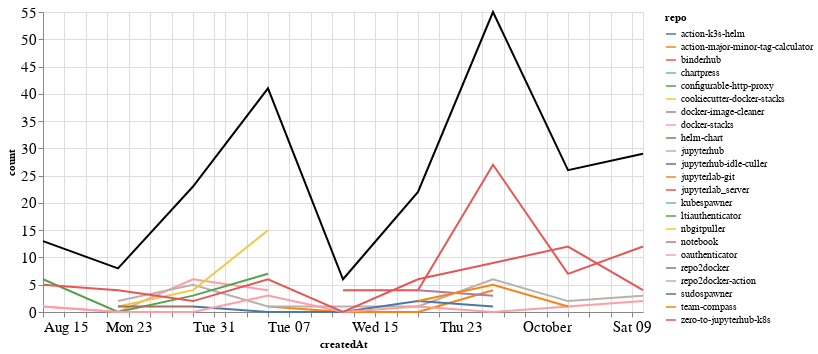

The cell this chart's notebook holds for it:
### Markdown cell above
### Comments

### Code cell
comments_time = comments.groupby('repo').resample('W', on='createdAt').count()['author'].reset_index()
comments_time = comments_time.rename(columns={'author': 'count'})
comments_time_total = comments_time.groupby('createdAt').agg({"count": "sum"}).reset_index()
ch1 = alt.Chart(comments_time, width=600).mark_line().encode(
    x='createdAt',
    y='count',
    color='repo',
    tooltip="repo"
)

ch2 = alt.Chart(comments_time_total, width=600).mark_line(color="black").encode(
    x='createdAt',
    y='count',
)

ch1 + ch2

### Figure 1 — Vega-Lite specification as saved in the notebook (floating-point values rounded to 4 significant figures)
{"config": {"axisLeft": {"labelFontSize": 15}, "axisBottom": {"labelFontSize": 15}}, "layer": [{"data": {"name": "data-8655f3ac8dda96cbeec4f3d735f1cfe3"}, "mark": "line", "encoding": {"color": {"type": "nominal", "field": "repo"}, "tooltip": {"type": "nominal", "field": "repo"}, "x": {"type": "temporal", "field": "createdAt"}, "y": {"type": "quantitative", "field": "count"}}, "width": 600}, {"data": {"name": "data-e594398809feaa56b55dc7562d1c7ab4"}, "mark": {"type": "line", "color": "black"}, "encoding": {"x": {"type": "temporal", "field": "createdAt"}, "y": {"type": "quantitative", "field": "count"}}, "width": 600}], "$schema": "https://vega.github.io/schema/vega-lite/v4.8.1.json", "datasets": {"data-8655f3ac8dda96cbeec4f3d735f1cfe3": [{"repo": "action-k3s-helm", "createdAt": "2021-10-10T00:00:00", "count": 5}, {"repo": "action-major-minor-tag-calculator", "createdAt": "2021-09-05T00:00:00", "count": 1}, {"repo": "action-major-minor-tag-calculator", "createdAt": "2021-09-12T00:00:00", "count": 0}, {"repo": "action-major-minor-tag-calculator", "createdAt": "2021-09-19T00:00:00", "count": 0}, {"repo": "action-major-minor-tag-calculator", "createdAt": "2021-09-26T00:00:00", "count": 4}, {"repo": "binderhub", "createdAt": "2021-09-12T00:00:00", "count": 4}, {"repo": "binderhub", "createdAt": "2021-09-19T00:00:00", "count": 4}, {"repo": "binderhub", "createdAt": "2021-09-26T00:00:00", "count": 27}, {"repo": "binderhub", "createdAt": "2021-10-03T00:00:00", "count": 7}, {"repo": "binderhub", "createdAt": "2021-10-10T00:00:00", "count": 12}, {"repo": "chartpress", "createdAt": "2021-09-05T00:00:00", "count": 2}, {"repo": "configurable-http-proxy", "createdAt": "2021-09-19T00:00:00", "count": 2}, {"repo": "cookiecutter-docker-stacks", "createdAt": "2021-09-05T00:00:00", "count": 1}, {"repo": "docker-image-cleaner", "createdAt": "2021-09-19T00:00:00", "count": 4}, {"repo": "docker-image-cleaner", "createdAt": "2021-09-26T00:00:00", "count": 3}, {"repo": "docker-stacks", "createdAt": "2021-08-15T00:00:00", "count": 1}, {"repo": "docker-stacks", "createdAt": "2021-08-22T00:00:00", "count": 0}, {"repo": "docker-stacks", "createdAt": "2021-08-29T00:00:00", "count": 6}, {"repo": "docker-stacks", "createdAt": "2021-09-05T00:00:00", "count": 4}, {"repo": "helm-chart", "createdAt": "2021-10-10T00:00:00", "count": 1}, {"repo": "jupyterhub", "createdAt": "2021-08-22T00:00:00", "count": 2}, {"repo": "jupyterhub", "createdAt": "2021-08-29T00:00:00", "count": 5}, {"repo": "jupyterhub", "createdAt": "2021-09-05T00:00:00", "count": 1}, {"repo": "jupyterhub", "createdAt": "2021-09-12T00:00:00", "count": 1}, {"repo": "jupyterhub", "createdAt": "2021-09-19T00:00:00", "count": 1}, {"repo": "jupyterhub", "createdAt": "2021-09-26T00:00:00", "count": 6}, {"repo": "jupyterhub", "createdAt": "2021-10-03T00:00:00", "count": 2}, {"repo": "jupyterhub", "createdAt": "2021-10-10T00:00:00", "count": 3}, {"repo": "jupyterhub-idle-culler", "createdAt": "2021-08-29T00:00:00", "count": 1}, {"repo": "jupyterhub-idle-culler", "createdAt": "2021-09-05T00:00:00", "count": 0}, {"repo": "jupyterhub-idle-culler", "createdAt": "2021-09-12T00:00:00", "count": 0}, {"repo": "jupyterhub-idle-culler", "createdAt": "2021-09-19T00:00:00", "count": 2}, {"repo": "jupyterhub-idle-culler", "createdAt": "2021-09-26T00:00:00", "count": 1}, {"repo": "jupyterlab-git", "createdAt": "2021-10-03T00:00:00", "count": 2}, {"repo": "jupyterlab_server", "createdAt": "2021-10-03T00:00:00", "count": 1}, {"repo": "kubespawner", "createdAt": "2021-10-10T00:00:00", "count": 2}, {"repo": "ltiauthenticator", "createdAt": "2021-08-15T00:00:00", "count": 6}, {"repo": "ltiauthenticator", "createdAt": "2021-08-22T00:00:00", "count": 0}, {"repo": "ltiauthenticator", "createdAt": "2021-08-29T00:00:00", "count": 3}, {"repo": "ltiauthenticator", "createdAt": "2021-09-05T00:00:00", "count": 7}, {"repo": "nbgitpuller", "createdAt": "2021-08-22T00:00:00", "count": 1}, {"repo": "nbgitpuller", "createdAt": "2021-08-29T00:00:00", "count": 4}, {"repo": "nbgitpuller", "createdAt": "2021-09-05T00:00:00", "count": 15}, {"repo": "notebook", "createdAt": "2021-08-29T00:00:00", "count": 1}, {"repo": "oauthenticator", "createdAt": "2021-08-15T00:00:00", "count": 1}, {"repo": "oauthenticator", "createdAt": "2021-08-22T00:00:00", "count": 0}, {"repo": "oauthenticator", "createdAt": "2021-08-29T00:00:00", "count": 0}, {"repo": "oauthenticator", "createdAt": "2021-09-05T00:00:00", "count": 3}, {"repo": "oauthenticator", "createdAt": "2021-09-12T00:00:00", "count": 0}, {"repo": "oauthenticator", "createdAt": "2021-09-19T00:00:00", "count": 1}, {"repo": "oauthenticator", "createdAt": "2021-09-26T00:00:00", "count": 0}, {"repo": "oauthenticator", "createdAt": "2021-10-03T00:00:00", "count": 1}, {"repo": "oauthenticator", "createdAt": "2021-10-10T00:00:00", "count": 2}, {"repo": "repo2docker", "createdAt": "2021-08-22T00:00:00", "count": 1}, {"repo": "repo2docker", "createdAt": "2021-08-29T00:00:00", "count": 1}, {"repo": "repo2docker-action", "createdAt": "2021-09-05T00:00:00", "count": 1}, {"repo": "sudospawner", "createdAt": "2021-09-12T00:00:00", "count": 1}, {"repo": "team-compass", "createdAt": "2021-09-19T00:00:00", "count": 2}, {"repo": "team-compass", "createdAt": "2021-09-26T00:00:00", "count": 5}, {"repo": "team-compass", "createdAt": "2021-10-03T00:00:00", "count": 1}, {"repo": "zero-to-jupyterhub-k8s", "createdAt": "2021-08-15T00:00:00", "count": 5}, {"repo": "zero-to-jupyterhub-k8s", "createdAt": "2021-08-22T00:00:00", "count": 4}, {"repo": "zero-to-jupyterhub-k8s", "createdAt": "2021-08-29T00:00:00", "count": 2}, {"repo": "zero-to-jupyterhub-k8s", "createdAt": "2021-09-05T00:00:00", "count": 6}, {"repo": "zero-to-jupyterhub-k8s", "createdAt": "2021-09-12T00:00:00", "count": 0}, {"repo": "zero-to-jupyterhub-k8s", "createdAt": "2021-09-19T00:00:00", "count": 6}, {"repo": "zero-to-jupyterhub-k8s", "createdAt": "2021-09-26T00:00:00", "count": 9}, {"repo": "zero-to-jupyterhub-k8s", "createdAt": "2021-10-03T00:00:00", "count": 12}, {"repo": "zero-to-jupyterhub-k8s", "createdAt": "2021-10-10T00:00:00", "count": 4}], "data-e594398809feaa56b55dc7562d1c7ab4": [{"createdAt": "2021-08-15T00:00:00", "count": 13}, {"createdAt": "2021-08-22T00:00:00", "count": 8}, {"createdAt": "2021-08-29T00:00:00", "count": 23}, {"createdAt": "2021-09-05T00:00:00", "count": 41}, {"createdAt": "2021-09-12T00:00:00", "count": 6}, {"createdAt": "2021-09-19T00:00:00", "count": 22}, {"createdAt": "2021-09-26T00:00:00", "count": 55}, {"createdAt": "2021-10-03T00:00:00", "count": 26}, {"createdAt": "2021-10-10T00:00:00", "count": 29}]}}
